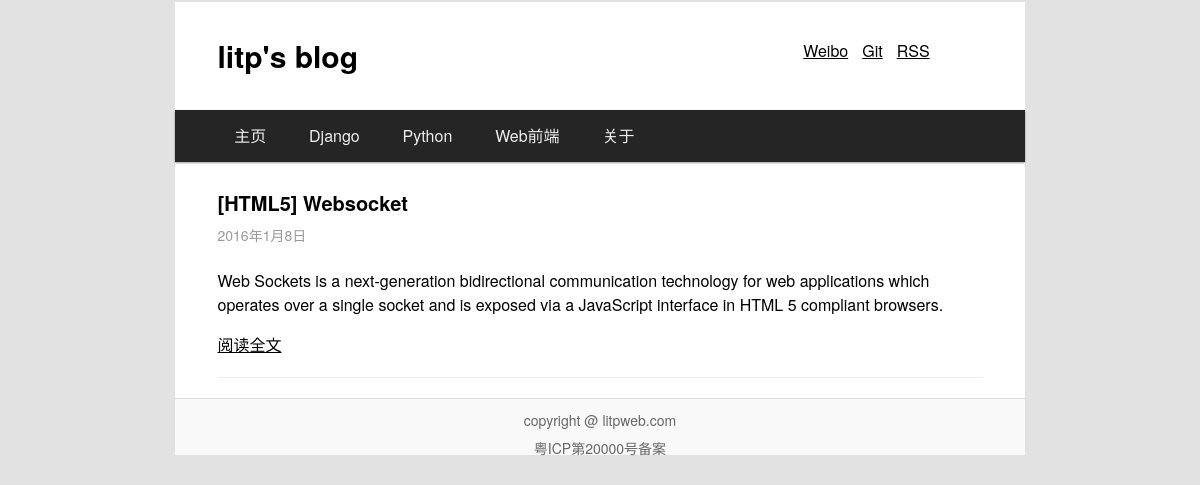
The app's page /category/web/ with its own data.
### decblog/models.py (models this page shows, shortened)
@python_2_unicode_compatible
class Post(models.Model):
	title = models.CharField(max_length=256,default='New Post')
	slug = models.CharField(max_length=256,blank=True,null=True,default='new-post')
	author = models.ForeignKey(User)
	pub_date = models.DateTimeField(auto_now_add = True)
	abstract = models.TextField(null = True, blank = True)
	content_raw = models.TextField()
	content_html = models.TextField(null = True, blank = True)
	tags = models.ManyToManyField('Tag',blank=True)
	category = models.ForeignKey('Category',blank=True,null=True)
	is_draft = models.BooleanField(default=False)
	def get_absolute_url(self):
		return reverse("post",kwargs={'slug':self.slug})

### decblog/views.py (the view)
# urls.py: url(r'^category/([\w-]+)/$',views.PostListView_by_Category.as_view()),
class PostListView_by_Category(PostListView):
	def get_queryset(self):
		self.category = get_object_or_404(Category,slug=self.args[0])
		return Post.objects.filter(category=self.category)

### templates/decblog/post_list.html (shortened to what this page needs)
{% extends "decblog/base.html" %}
{% block content %}
{% for post in object_list %}
<article>
	<h3><a href="{{ post.get_absolute_url }}">{{ post.title }}</a></h3>
	<p class="pub-date">{{ post.pub_date|date:"Y年n月j日" }}</p>
	<p class="article-content">{{ post.abstract|safe }}</p>
	<p class="read-more"><a href="{{ post.get_absolute_url }}">阅读全文</a></p>
</article>
<hr>
{% endfor %}
{% endblock %}

### static/css/blog-style.css (style rules this page uses)
* { -webkit-box-sizing:border-box;-moz-box-sizing:border-box;box-sizing:border-box }
html { -ms-text-size-adjust:100%;-webkit-text-size-adjust:100% }
body { margin:0 }
article,aside,details,figcaption,figure,footer,header,hgroup,main,menu,nav,section,summary { display:block }
a { -webkit-tap-highlight-color:transparent;background-color:transparent }
hr { -moz-box-sizing:content-box;box-sizing:content-box }
html,body { font-size:16px;line-height:1.5;font-family: "Helvetica Neue",Helvetica,Arial,sans-serif;background-color: #E2E2E2; }
h1,h2,h3,h4,h5,h6 { margin:10px 0 }
h1 a,h2 a,h3 a,h4 a,h5 a,h6 a { font-weight:inherit }
h3 { font-size:20px }
hr { height:0;border:0;border-top:1px solid #eee;margin:20px 0 }
a { color:inherit; }
article h3 a { text-decoration: none; color: #000; }
.pub-date { color: #999; font-size: 14px; position: relative; top:-0.5em; }
.read-more a { text-decoration: underline; }

### records on screen
Post: title "[HTML5] Websocket", pub_date "2016年1月8日", abstract "Web Sockets is a next-generation bidirectional communication technology for web applications which operates over a single socket and is exposed via a JavaScript interface in HTML 5 compliant browsers."
